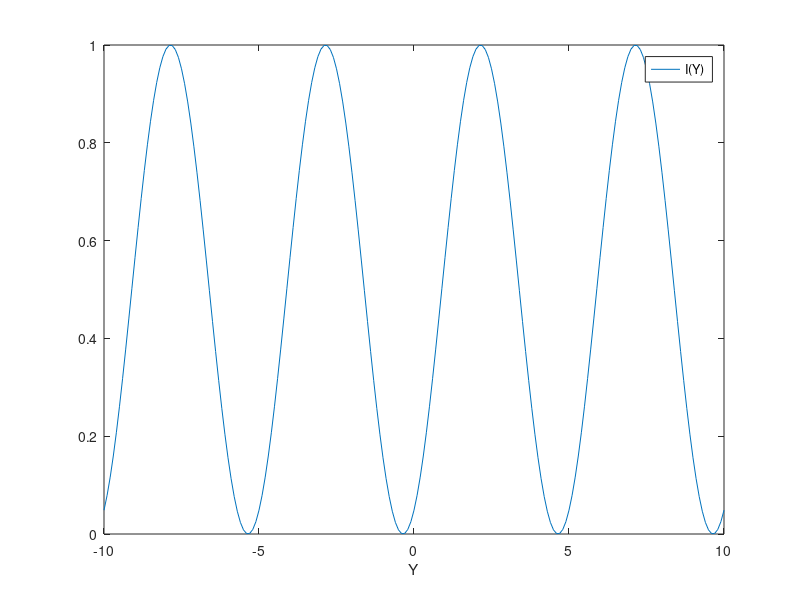

This chart was generated by the following MATLAB code:
% I6LOYDS
% Lloyd's mirror experiment

function I6LOYDS;
Con = 1;
% All length in mm
a = 0.4;
X = 4000;
Lamda = 0.0005;
Y = (-10:0.1:10);

I = Con*(cos(pi*((Y*a)/(Lamda*X)+pi/2)).^2);

figure(1);
plot(Y,I);
axis([-10 10 0 1]);
xlabel('Y');
legend('I(Y)');

% We see that at Y=0 Young's experiment has a maximum, Lloyd's a minimum.
% For Young and Lloyd: The position of maxima are changed by changing d and ?, X is
% considered fixed.
